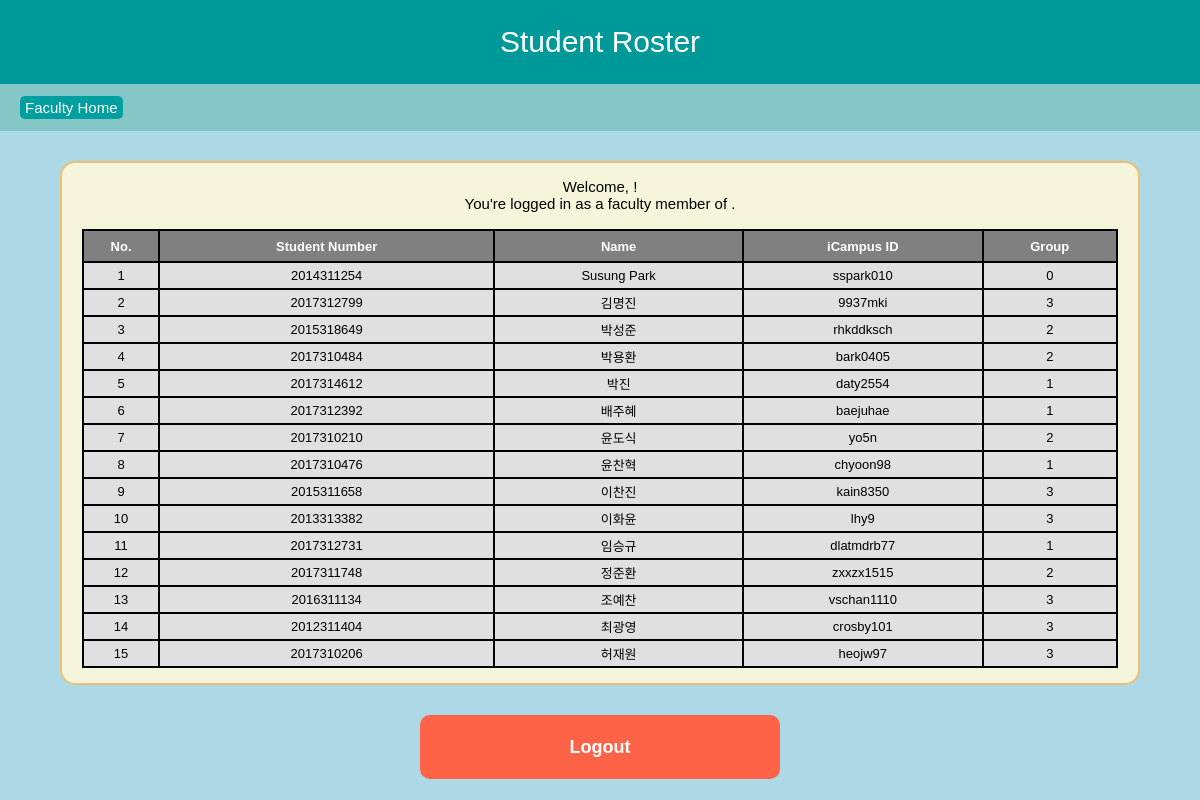
Screenshot of /roster/ with the database file from the repository.
### roster/models.py (models this page shows)
class Student(models.Model):
    user = models.OneToOneField(User, on_delete=models.CASCADE,
                                null=True, default=None)
    id_text = models.CharField(max_length=10, primary_key=True)
    name_text_korean = models.CharField(max_length=20)
    name_text_english = models.CharField(max_length=30)
    icampus_id = models.CharField(max_length=20, default=None, null=True)
    class_num= models.IntegerField(default=0)
    major_text = models.CharField(max_length=30)
    grade = models.IntegerField(default=0)
    prev_gpa = models.FloatField(default=0)
    enrolled_course = models.ManyToManyField(Course)
    group_num = models.IntegerField(default=0)
    is_visitor = models.BooleanField(default=False)

### roster/views.py (the view)
# urls.py: path('', views.index, name='homepage'),
def index(request):
    course = Course.objects.get(is_active=True)
    full_roster = Student.objects.filter(enrolled_course=course)
    index_html = loader.get_template('roster/index.html')
    context = {
        "full_roster": full_roster,
    }
    return HttpResponse(index_html.render(context, request))

### roster/templates/roster/index.html (shortened to what this page needs)
<html>
<head>
    {% load static %}
    <link rel="stylesheet" type="text/css" href="{% static 'home/homepage.css' %}">
    <link rel="stylesheet" type="text/css" href="{% static 'global/global.css' %}">
    <link rel="stylesheet" type="text/css" href="{% static 'roster/grouping.css' %}">
</head>
<body>
    <div class="titlebar_global"><center>Student Roster</center></div>
    <div class="navigationbar_global">
        <a class="navigationtext" href="{% url 'home:faculty' %}">Faculty Home</a>
    </div>
    <div class="content_global">
        <center>Welcome, {{instructor_name}} !<br>
        You're logged in as a faculty member of {{course_title}}.</center> <br>
        <table style="width: 100%; font-size: 13px; text-align: center; background-color: black;">
            <tr style="border: 1px solid black; height: 30px; background-color: grey; color: white;">
                <th>No.</th>
                <th>Student Number</th>
                <th>Name</th>
                <th>iCampus ID</th>
                <th>Group</th>
            </tr>
            {% for student in full_roster %}
                <tr style="border: 1px solid black; background-color: #e0e0e0; height: 25px;">
                    <td>{{forloop.counter}}</td>
                    <td>{{student.id_text}}</td>
                    <td>{{student.name_text_korean}}</td>
                    <td>{{student.icampus_id}}</td>
                    <td>{{student.group_num}}</td>
                </tr>
            {% endfor %}
        </table>
    </div>
    <a class="logoutbox_global" href="{% url 'home:logout' %}">Logout</a>
</body>
</html>

### static/home/homepage.css (style rules this page uses)
body { background-color: lightblue; padding: 0px; margin: 0px; }

### static/global/global.css (style rules this page uses)
body { background-color: lightblue; padding: 0px; margin: 0px; }
div.titlebar_global { display: flex; justify-content: center; align-items: center; font-family: Arial, Helvetica, sans-serif; color: white; font-weight: normal; font-size: 30px; background-color: #009999; padding-top: 25px; padding-bottom: 25px; margin: 0px; width: 100%; }
div.navigationbar_global { font-family: Arial, Helvetica, sans-serif; color: #007777; font-weight: normal; font-size: 16px; align-content: center; background-color: #85c6c6; padding-left: 20px; padding-top: 12px; padding-bottom: 12px; padding-right: 20px; margin: 0px; width: auto; height: auto; float: top; }
div.content_global { font-family: Arial, Helvetica, sans-serif; color: black; font-weight: normal; font-size: 15px; background-color: beige; align-content: center; padding: 15px 20px; margin: 30px 5%; width: auto; height: auto; border: 2px solid #edbf76; border-radius: 15px; }
.logoutbox_global, .logoutbox_global:link, .logoutbox_global:visited { cursor: pointer; display: flex; justify-content: center; align-items: center; font-family: Arial, Helvetica, sans-serif; color: white; background-color: tomato; font-weight: bold; font-size: 18px; text-align: center; padding: 5px 20px; margin: 20px 35%; width: auto; height: 50px; border: 2px solid tomato; border-radius: 10px; text-decoration: none; }
a.navigationtext, a.navigationtext:visited { display: inline-flex; align-items: center; justify-content: center; text-decoration: none; font-family: Arial, Helvetical, sans-serif; background-color: #009f9f; color: white; padding: 3px 5px; border-radius: 5px; font-size: 15px; }

### rows the page displays
Student: id_text "2014311254", name_text_korean "Susung Park", icampus_id "sspark010", group_num "0"
Student: id_text "2017312799", name_text_korean "김명진", icampus_id "9937mki", group_num "3"
Student: id_text "2015318649", name_text_korean "박성준", icampus_id "rhkddksch", group_num "2"
Student: id_text "2017310484", name_text_korean "박용환", icampus_id "bark0405", group_num "2"
Student: id_text "2017314612", name_text_korean "박진", icampus_id "daty2554", group_num "1"
Student: id_text "2017312392", name_text_korean "배주혜", icampus_id "baejuhae", group_num "1"
Student: id_text "2017310210", name_text_korean "윤도식", icampus_id "yo5n", group_num "2"
Student: id_text "2017310476", name_text_korean "윤찬혁", icampus_id "chyoon98", group_num "1"
Student: id_text "2015311658", name_text_korean "이찬진", icampus_id "kain8350", group_num "3"
Student: id_text "2013313382", name_text_korean "이화윤", icampus_id "lhy9", group_num "3"
Student: id_text "2017312731", name_text_korean "임승규", icampus_id "dlatmdrb77", group_num "1"
Student: id_text "2017311748", name_text_korean "정준환", icampus_id "zxxzx1515", group_num "2"
Student: id_text "2016311134", name_text_korean "조예찬", icampus_id "vschan1110", group_num "3"
Student: id_text "2012311404", name_text_korean "최광영", icampus_id "crosby101", group_num "3"
Student: id_text "2017310206", name_text_korean "허재원", icampus_id "heojw97", group_num "3"
